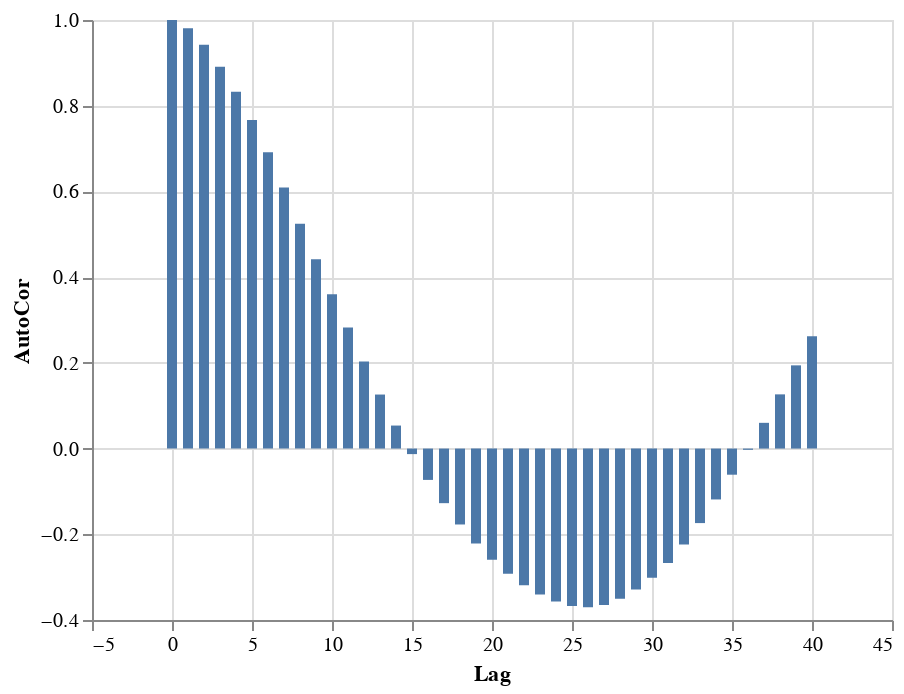

The cell this chart's notebook holds for it:
### Code cell
make_autocorr(flu_data.SPEC_RECEIVED_NB, nlags = 40)

### Figure 1 — Vega-Lite specification as saved in the notebook (floating-point values rounded to 4 significant figures)
{"config": {"view": {"continuousWidth": 400, "continuousHeight": 300}}, "data": {"name": "data-c153550980740005de5e7f0e5a6a72a6"}, "mark": "bar", "encoding": {"x": {"type": "quantitative", "field": "Lag"}, "y": {"type": "quantitative", "field": "AutoCor"}}, "$schema": "https://vega.github.io/schema/vega-lite/v4.8.1.json", "datasets": {"data-c153550980740005de5e7f0e5a6a72a6": [{"Lag": 0, "AutoCor": 1.0}, {"Lag": 1, "AutoCor": 0.9809}, {"Lag": 2, "AutoCor": 0.942}, {"Lag": 3, "AutoCor": 0.8908}, {"Lag": 4, "AutoCor": 0.8327}, {"Lag": 5, "AutoCor": 0.7666}, {"Lag": 6, "AutoCor": 0.6912}, {"Lag": 7, "AutoCor": 0.6091}, {"Lag": 8, "AutoCor": 0.5244}, {"Lag": 9, "AutoCor": 0.4416}, {"Lag": 10, "AutoCor": 0.3603}, {"Lag": 11, "AutoCor": 0.2823}, {"Lag": 12, "AutoCor": 0.2033}, {"Lag": 13, "AutoCor": 0.1261}, {"Lag": 14, "AutoCor": 0.0537}, {"Lag": 15, "AutoCor": -0.01291}, {"Lag": 16, "AutoCor": -0.07313}, {"Lag": 17, "AutoCor": -0.1274}, {"Lag": 18, "AutoCor": -0.1771}, {"Lag": 19, "AutoCor": -0.2216}, {"Lag": 20, "AutoCor": -0.2596}, {"Lag": 21, "AutoCor": -0.2919}, {"Lag": 22, "AutoCor": -0.3189}, {"Lag": 23, "AutoCor": -0.3406}, {"Lag": 24, "AutoCor": -0.3571}, {"Lag": 25, "AutoCor": -0.3675}, {"Lag": 26, "AutoCor": -0.3703}, {"Lag": 27, "AutoCor": -0.3649}, {"Lag": 28, "AutoCor": -0.3502}, {"Lag": 29, "AutoCor": -0.3286}, {"Lag": 30, "AutoCor": -0.3014}, {"Lag": 31, "AutoCor": -0.267}, {"Lag": 32, "AutoCor": -0.2241}, {"Lag": 33, "AutoCor": -0.1739}, {"Lag": 34, "AutoCor": -0.1187}, {"Lag": 35, "AutoCor": -0.06098}, {"Lag": 36, "AutoCor": -0.002888}, {"Lag": 37, "AutoCor": 0.06006}, {"Lag": 38, "AutoCor": 0.1265}, {"Lag": 39, "AutoCor": 0.1942}, {"Lag": 40, "AutoCor": 0.2619}]}}
